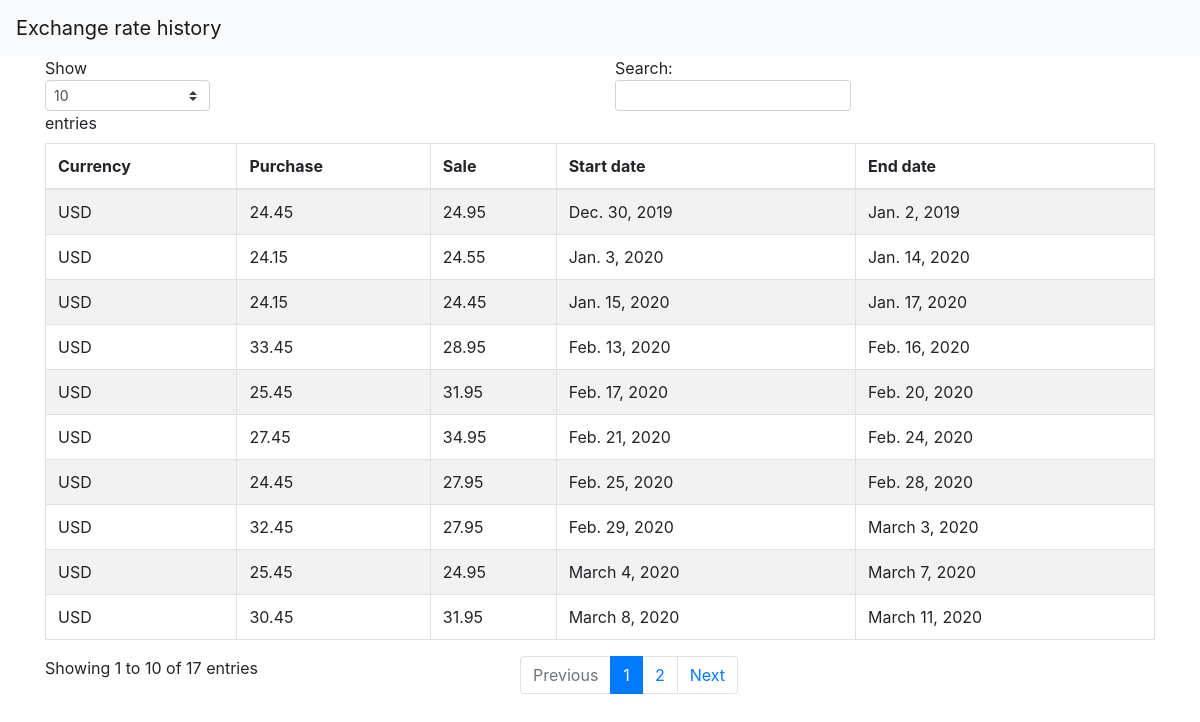
The page /currencylist/USD on the database its author committed.
### currencylist/models.py (models this page shows, shortened)
class ExchangeRate(models.Model):
    purchase = models.FloatField(validators=[MinValueValidator(0), ])
    sale = models.FloatField(validators=[MinValueValidator(0), ])
    currency = models.ForeignKey(CurrencyDictionary, on_delete=models.CASCADE)
    start_date = models.DateField(default=datetime.date.today, blank=True)
    end_date = models.DateField(default=None, blank=True, null=True)

class CurrencyDictionary(models.Model):
    full_name = models.CharField(max_length=80)
    code = models.CharField(max_length=10)

### currencylist/views.py (the view)
# urls.py: path('currencylist/<slug:code>', views.ExchangeRateHistory.as_view())
class ExchangeRateHistory(ListView):
    context_object_name = 'exchange_rate_model'
    template_name = 'currency_history.html'
    context_object_name = 'exchange_rate_model'
    def get_context_data(self, **kwargs):
        context = super(ExchangeRateHistory, self).get_context_data(**kwargs)
        context['page_title'] = 'Exchange rate history'
        return context
    def get_queryset(self):
        print("hello")
        return ExchangeRate.objects.filter(currency__code=self.kwargs['code'])

### currencylist/templates/currency_history.html
{% extends "index.html" %}
{% block content %}
<div class="container">
         <table id="example" class="table table-striped table-bordered" style="width:100%">
            <thead>
               <tr>
                  <th>Currency</th>
                  <th>Purchase </th>
                  <th>Sale</th>
                  <th>Start date</th>
                  <th>End date</th>
               </tr>
            </thead>
            <tbody>
               {% for item in exchange_rate_model %}
               <tr>
                  <td>{{ item.currency.code }}</td>
                  <td>{{ item.purchase }}</td>
                  <td>{{ item.sale }}</td>
                  <td>{{ item.start_date }}</td>
                  <td>{{ item.end_date }}</td>
               </tr>
               {% endfor %}
            </tbody>
         </table>
      </div>
{% endblock %}

### rows shown on the page
ExchangeRate: currency.code "USD", purchase "24.45", sale "24.95", start_date "Dec. 30, 2019", end_date "Jan. 2, 2019"
ExchangeRate: currency.code "USD", purchase "24.15", sale "24.55", start_date "Jan. 3, 2020", end_date "Jan. 14, 2020"
ExchangeRate: currency.code "USD", purchase "24.15", sale "24.45", start_date "Jan. 15, 2020", end_date "Jan. 17, 2020"
ExchangeRate: currency.code "USD", purchase "33.45", sale "28.95", start_date "Feb. 13, 2020", end_date "Feb. 16, 2020"
ExchangeRate: currency.code "USD", purchase "25.45", sale "31.95", start_date "Feb. 17, 2020", end_date "Feb. 20, 2020"
ExchangeRate: currency.code "USD", purchase "27.45", sale "34.95", start_date "Feb. 21, 2020", end_date "Feb. 24, 2020"
ExchangeRate: currency.code "USD", purchase "24.45", sale "27.95", start_date "Feb. 25, 2020", end_date "Feb. 28, 2020"
ExchangeRate: currency.code "USD", purchase "32.45", sale "27.95", start_date "Feb. 29, 2020", end_date "March 3, 2020"
ExchangeRate: currency.code "USD", purchase "25.45", sale "24.95", start_date "March 4, 2020", end_date "March 7, 2020"
ExchangeRate: currency.code "USD", purchase "30.45", sale "31.95", start_date "March 8, 2020", end_date "March 11, 2020"

### other values the page prints
{{ page_title }} "Exchange rate history"
